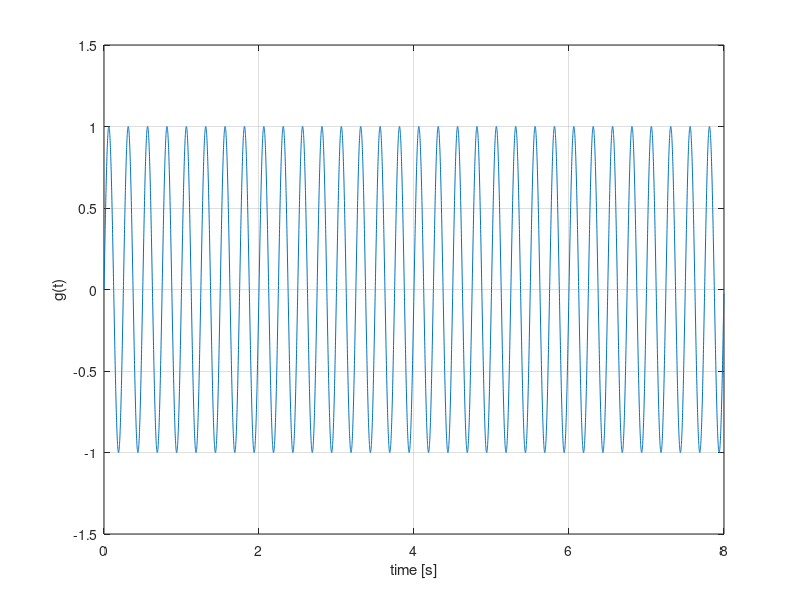

MATLAB code for this plot: (Note: this script raises an error after producing the figure.)
%3blue1brown 
clearvars 
clc 
close all
%% Pure signal
Fs = 1e3;                       %Frecuencia de muestreo
time =8;                        %Duracion de la señal
t = 0:1/Fs:time-(1/Fs);
f=4;                            %Frecuencia de la señal Hz
g1 = '(sin(2*pi*f*t))';
x = eval(g1);
figure;
plot(t,x);
xlabel ('time [s]');
ylabel ('g(t)');
ylim([-1.5 1.5])
xlim([0 time])
grid on;

%% Wraping
figure
%Plot wraping around the origin;
tiledlayout(4,4);
for wf = 3.3:0.1:4.8 %winding frequency (cycles per second)3.3:0.1:4.8
nexttile
g2 = 'exp(-i*2*pi*wf.*t).*(sin(2*pi*f*t))';
x2 = eval(g2);
plot(real(x2), imag(x2))
ylim([-1 1])
xlim([-1 1])
title(['f = ',num2str(wf),'cycles/s'])
grid on
end

%% Grafico f vs g(f)
wf_vec = 0:0.001:10;
j=length(wf_vec);
for a=1:1:j
    wf=wf_vec(a);
    x2 = eval(g2);
    sumatorio(a)=sum(x2);
end


figure
hold on
plot(wf_vec,abs(sumatorio))
grid on;
% FDT red 
xdft = fft(x);
xdft = xdft(1:length(x)/2+1);
freq = 0:Fs/length(x):Fs/2;
plot(freq,abs(xdft));
xlim([0 wf_vec(end)])
xlabel('f [Hz]');


%% Chord
clearvars;

Fs2 = 1e3;                       %Frecuencia de muestreo
time =10;                        %Duracion de la señal
t = 0:1/Fs2:time-(1/Fs2);
f1=2;                            %Frecuencia de la señal Hz
f2=3;                            %Frecuencia de la señal Hz
g1 = '(sin(2*pi*f1*t))';
g2 = '(sin(2*pi*f2*t))';
x1 = eval(g1);
x2 = eval(g2);
xsum=x1+x2;
figure;
tiledlayout(3,1)
nexttile
plot(t,xsum);
ylabel ('Dyad');
grid on;
nexttile
plot(t,x1);
ylabel ('g1(t)');
grid on;
nexttile
plot(t,x2);
grid on;
xlabel ('time [s]');
ylabel ('g2(t)');

%% Wrapping chord
figure
tiledlayout(4,4);
for wf = 1.8:0.1:3.3 %winding frequency (cycles per second)3.3:0.1:4.8
nexttile
g5 = '(exp(-i*2*pi*wf.*t).*(xsum))';
x5 = eval(g5);
plot(real(x5), imag(x5))
ylim([-2 2])
xlim([-2 2])
title(['f = ',num2str(wf),'cycles/s'])
grid on
end

%% Grafico f vs g(f)
wf_vec = 0:0.005:10;
j=length(wf_vec);
for a=1:1:j
    wf=wf_vec(a);
    x_ft = eval(g5);
    sumatorio(a)=sum(x_ft);
end

figure
plot(wf_vec,abs(sumatorio))
grid on;
hold on
%FDT red 
xdft = fft(xsum);
xdft = xdft(1:length(xsum)/2+1);
freq = 0:Fs2/length(xsum):Fs2/2;
plot(freq,abs(xdft));
xlim([0 wf_vec(end)])
xlabel('f [Hz]');
hold off;

%% Square wave 
% time = (0:0.01:1)';
% y = 0.2*sin(2*pi*50*time) + 0.5*sin(2*pi*120*time);
% yn = y + 0.3*randn(size(time));
% figure
% plot(time,yn)
% %plot(t(1:50),yn(1:50))
t1 = 0:0.004:2;
y1 = exp(t1)-1;

t2 = 2:0.01:3;
y2 = exp(2)-0.01-1:-0.01:3;

t3=0:0.01:3;
y3=5+(t3-t3);

t4=0:0.01:3.3;
a = 1.5;
b = -5;
c = 5;
y4=a*t4.^2+b*t4+c;

t6=0:0.01:3;
y5=2*sin(pi*t6)+4.9;

t6=-8:0.01:1.35;
y6=exp(t6)+1;
y6=flip(y6);

t7=0:0.01:5;
y7=2.5+(t7-t7);

y = [y1 y2 y3 y4 y5 y6 y7]/5-0.5;
n = length(y);

time = linspace(0,10,n);
figure
plot(time,y)
grid on;
xlabel ('time [s]');
ylabel ('g(t)');

%% Wraping sqw
figure
%Plot wraping around the origin;
t = tiledlayout(4,4);
for wf = 0:0.3:4.5 %winding frequency (cycles per second)3.3:0.1:4.8
nexttile
g2_sqw = 'exp(-i*2*pi*wf.*time).*y';
x2_sqw = eval(g2_sqw);
plot(real(x2_sqw), imag(x2_sqw))
ylim([-1 1])
xlim([-1 1])
title(['f = ',num2str(wf),'cycles/s'])
grid on
end

%% Grafico f vs g(f) sqw
wf_vec_sqw = 0:0.01:6;
j=length(wf_vec_sqw);

for a=1:1:j
    wf=wf_vec_sqw(a);
    x2_sqw = eval(g2_sqw);
    sumatorio_ran(a)=sum(x2_sqw);
end
Fs=length(y)/10;
figure
plot(wf_vec_sqw,abs(sumatorio_ran))
grid on;
hold on
%FDT red 
xdft = fft(y);
xdft = xdft(1:length(y)/2+1);
freq = 0:Fs/length(y):Fs/2;
plot(freq,abs(xdft));
xlim([0 wf_vec_sqw(end)])
xlabel('f [Hz]');
hold off;
